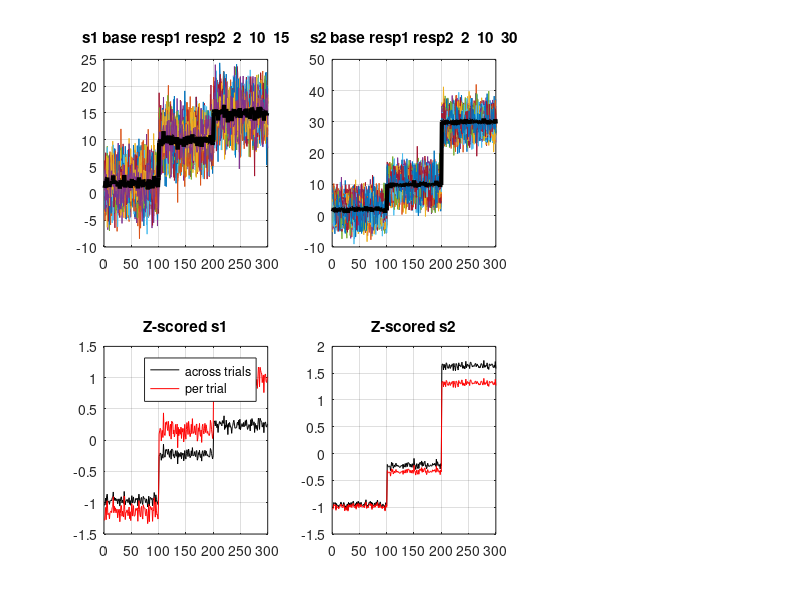

Source code (MATLAB): (Note: this script raises an error after producing the figure.)
function testsim_z_score_normalization_pertrial_vs_concatenated
% test z-score normalization

% two "conditions", three epochs: "baseline" "response1" "response2"
	
% condition 1
n_trials1 = 25;
n_samples1 = 300;
amp1(1) = 2; % baseline
amp1(2) = 10; % response 1
amp1(3) = 15; % response 2
noise1(1) = 3; % the more is noise, the smaller is the z-score
noise1(2) = 3;
noise1(3) = 3;

% condition 2
n_trials2 = 50;
n_samples2 = n_samples1;
amp2(1) = 2;
amp2(2) = 10;
amp2(3) = 30;
noise2(1) = 3; % the more is noise, the smaller is the z-score
noise2(2) = 3;
noise2(3) = 3;

idx1 = 1:n_trials1;
idx2 = n_trials1+1:n_trials1+n_trials2;

s1 = [amp1(1) + noise1(1)*randn(n_trials1,n_samples1/3) amp1(2) + noise1(2)*randn(n_trials1,n_samples1/3) amp1(3) + noise1(3)*randn(n_trials1,n_samples1/3)]; 
s2 = [amp2(1) + noise2(1)*randn(n_trials2,n_samples2/3) amp2(2) + noise2(2)*randn(n_trials2,n_samples2/3) amp2(3) + noise2(3)*randn(n_trials2,n_samples2/3)]; 
s = [s1; s2]; 

zs = zscore(reshape(s,(n_trials1+n_trials2)*n_samples1,1)); % z-scoring across concatenated trials
zzs = zscore(s,0,2); % z-scoring per trial

zs = reshape(zs,(n_trials1+n_trials2),n_samples1);

mean_s1 = mean(s1,1);
mean_s2 = mean(s2,1);


% Difference between two conditions
d = mean(s2,1) - mean(s1,1); % raw signal
dz = mean(zs(idx2,:),1) - mean(zs(idx1,:),1); % z-scored



t = 1:n_samples1;

figure('Position',[100 100 1200 400]);
subplot(2,3,1);
plot(s1'); hold on
plot(mean_s1,'k','LineWidth',3); hold on
title(sprintf('s1 base resp1 resp2  %s',num2str(amp1)));
grid on

hs4 = subplot(2,3,4);
plot(mean(zs(idx1,:),1),'k'); hold on
plot(mean(zzs(idx1,:),1),'r'); hold on
title(sprintf('Z-scored s1'));
grid on
legend('across trials','per trial');

subplot(2,3,2);
plot(s2'); hold on
plot(mean_s2,'k','LineWidth',3); hold on
title(sprintf('s2 base resp1 resp2  %s',num2str(amp2)));
grid on

hs5 = subplot(2,3,5);
plot(mean(zs(idx2,:),1),'k'); hold on
plot(mean(zzs(idx2,:),1),'r'); hold on
title(sprintf('Z-scored s2'));
grid on

ig_set_axes_equal_lim([hs4 hs5],'all');

subplot(2,3,3);
plot(t,d,'k','LineWidth',1); hold on
title(sprintf('s2 - s1'));
grid on

subplot(2,3,6);
plot(t,dz,'k','LineWidth',1); hold on
title(sprintf('zs 2 - zs 1'));
grid on




end